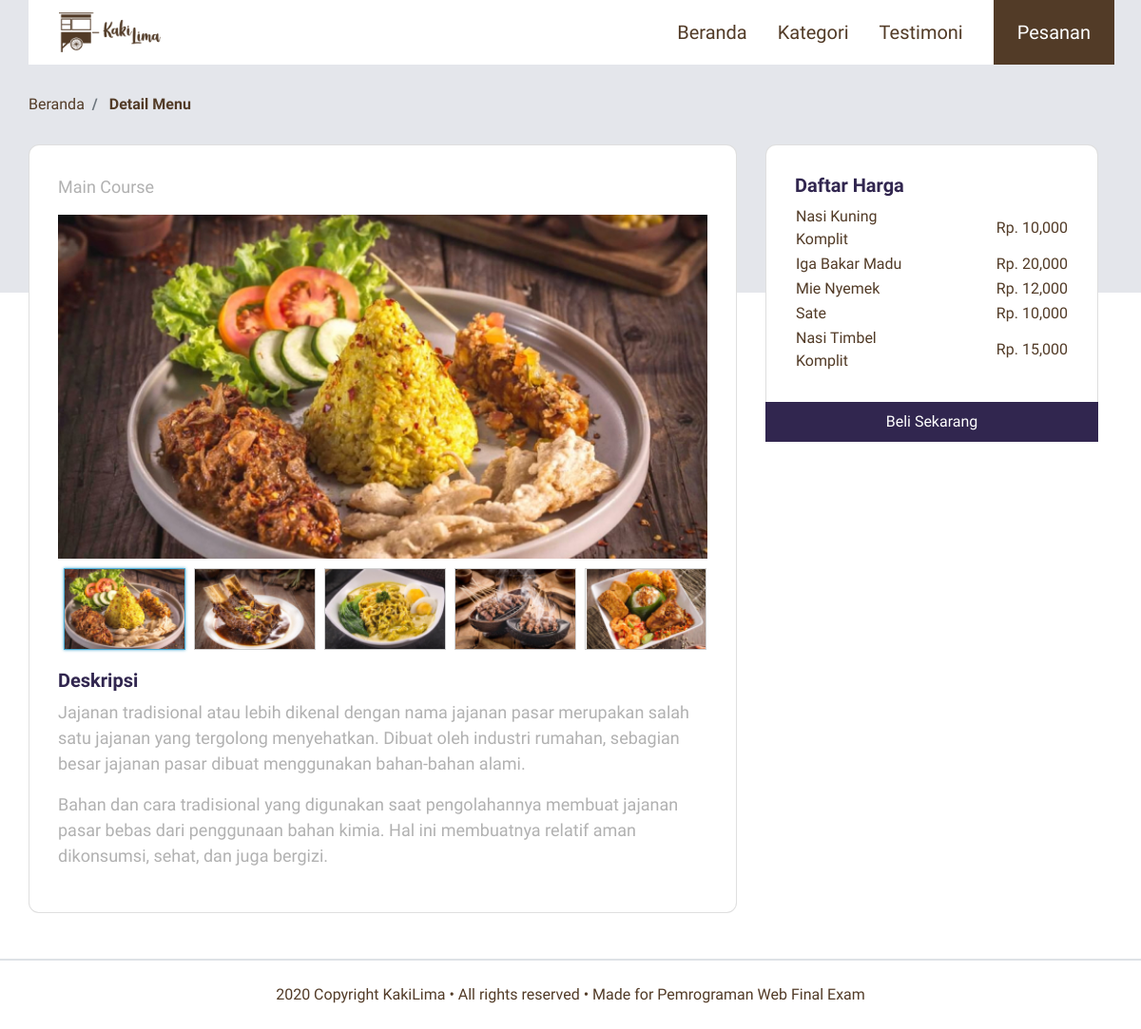
/menu.php?id=Main Course, run on the app's committed database.
### tables this page shows
CREATE TABLE `tb_menu` (
  `kode_menu` varchar(10) NOT NULL,
  `nama_menu` varchar(30) NOT NULL,
  `kategori` varchar(15) NOT NULL,
  `harga` int(11) NOT NULL,
  `gambar` longblob NOT NULL
);

### menu.php (the view, shortened to what this page needs)
<!DOCTYPE html>
<html lang="en">
<head>
    <link rel="stylesheet" href="frontend/libraries/bootstrap/css/bootstrap.css">
    <link rel="stylesheet" href="frontend/styles/main.css">
    <link rel="stylesheet" href="frontend/libraries/xzoom/xzoom.css">
    <link rel="stylesheet" href="frontend/libraries/animate/animate.css">
</head>
<body>
    <div class="container">
        <nav class="row navbar navbar-expand-lg navbar-light bg-white  wow fadeInDown dur-1">
            <a href="index.php" class="navbar-brand">
                <img src="frontend/images/logo.png" alt="Logo Kaki Lima" class="ml-3">
            </a>
            <div class="collapse navbar-collapse" id="navb">
                <ul class="navbar-nav ml-auto mr-3">
                    <li class="nav-item mx-md-2">
                        <a href="index.php" class="nav-link">Beranda</a>
                    </li>
                    <li class="nav-item mx-md-2">
                        <a href="index.php" class="nav-link">Kategori</a>
                    </li>
                    <li class="nav-item mx-md-2">
                        <a href="index.php" class="nav-link">Testimoni</a>
                    </li>
                </ul>
                <div class="form-inline my-2 my-lg-0 d-none d-md-block">
                    <a href="pesanan.php" class="btn btn-login btn-navbar-right my-sm-0 px-4"
                        style="padding-top: 20px;">
                        Pesanan
                    </a>
                </div>
        </nav>
    </div>
    <main>
        <section class="section-details-content">
            <div class="container">
                <div class="row">
                    <div class="col p-0">
                        <nav>
                            <ol class="breadcrumb wow fadeIn dur-1">
                                <li class="breadcrumb-item">
                                    <a href="index.php">Beranda</a>
                                </li>
                                <li class="breadcrumb-item active">
                                    Detail Menu
                                </li>
                            </ol>
                        </nav>
                    </div>
                </div>
                <?php
                $id=$_GET['id'];
                ?>
                <div class="row">
                    <div class="col-lg-8 pl-lg-0">
                        <div class="card card-details wow fadeInUp">
                            <p><?php echo $id ?></p>
                            <div class="gallery">
                                <div class="xzoom-container">
                                    <img src="frontend/images/menu/<?php echo $id ?>1prev.jpg" class="xzoom" id="xzoom-default"
                                        xoriginal="frontend/images/menu/<?php echo $id ?>1prev.jpg">
                                </div>
                                <div class="xzoom-thumbs">
                                    <a href="frontend/images/menu/<?php echo $id ?>1prev.jpg">
                                        <img src="frontend/images/menu/<?php echo $id ?>1.jpg" class="xzoom-gallery" width="128"
                                            xpreview="frontend/images/menu/<?php echo $id ?>1prev.jpg">
                                    </a>
                                    <a href="frontend/images/menu/<?php echo $id ?>2prev.jpg">
                                        <img src="frontend/images/menu/<?php echo $id ?>2.jpg" class="xzoom-gallery" width="128"
                                            xpreview="frontend/images/menu/<?php echo $id ?>2prev.jpg">
                                    </a>
                                    <a href="frontend/images/menu/<?php echo $id ?>3prev.jpg">
                                        <img src="frontend/images/menu/<?php echo $id ?>3.jpg" class="xzoom-gallery" width="128"
                                            xpreview="frontend/images/menu/<?php echo $id ?>3prev.jpg">
                                    </a>
                                    <a href="frontend/images/menu/<?php echo $id ?>4prev.jpg">
                                        <img src="frontend/images/menu/<?php echo $id ?>4.jpg" class="xzoom-gallery" width="128"
                                            xpreview="frontend/images/menu/<?php echo $id ?>4prev.jpg">
                                    </a>
                                    <a href="frontend/images/menu/<?php echo $id ?>5prev.jpg">
                                        <img src="frontend/images/menu/<?php echo $id ?>5.jpg" class="xzoom-gallery" width="128"
                                            xpreview="frontend/images/menu/<?php echo $id ?>5prev.jpg">
                                    </a>
                                </div>
                            </div>
                            <h2 class=" wow fadInDown">Deskripsi</h2>
                            <p class="wow fadeInDown">
                                Jajanan tradisional atau lebih dikenal dengan nama jajanan pasar merupakan salah satu
                                jajanan yang tergolong menyehatkan. Dibuat oleh industri rumahan, sebagian besar jajanan
                                pasar dibuat menggunakan bahan-bahan alami.
                            </p>
                            <p class="wow fadeInDown">
                                Bahan dan cara tradisional yang digunakan saat pengolahannya membuat jajanan pasar bebas
                                dari penggunaan bahan kimia. Hal ini membuatnya relatif aman dikonsumsi, sehat, dan juga
                                bergizi.
                            </p>
                        </div>
                    </div>
                    <div class="col-lg-4">
                        <div class="card card-details card-right wow fadeInDown">
                            <h2>Daftar Harga</h2>
                            <table class="informasi-harga">
                            <?php
                                    include 'koneksi.php';
                                    $result = mysqli_query($koneksi,"SELECT * from tb_menu WHERE kategori='$id'");
                                    while($data=mysqli_fetch_array($result)){
                            ?>
                                <tr>
                                    <td width="50%"><?=$data['nama_menu']  ?></td>
                                    <td width="50%" class="text-right">Rp. <?=number_format($data['harga'],0,'',','); ?></td>
                                </tr>
                                    <?php } ?>
                            </table>
                        </div>
                        <div class="join-container wow fadeInDown">
                            <a href="pembayaran.php?id=<?php echo $id ?>" class="btn btn-block btn-join-now mt-3 py-2">Beli Sekarang</a>
                        </div>
                    </div>
                </div>
            </div>
        </section>
    </main>
    <footer class="section-footer mt-5 mb-4 border-top">
        <div class="container-fluid">
            <div class="row border-top justify-content-center align-items-center pt-4">
                <div class="col-auto text-gray-500 font-weight-light">
                    2020 Copyright <b>KakiLima</b> • All rights reserved • Made for <b>Pemrograman Web Final Exam</b>
                </div>
            </div>
        </div>
    </footer>
</body>
</html>

### frontend/styles/main.css (style rules this page uses)
body { background-color: #FFFFFF; font-family: 'Assistant', sans-serif; color: #523B27; }
.container .dur-1 { -webkit-animation-duration: 0.8s; animation-duration: 0.8s; }
.navbar-brand img { max-height: 42px; }
.navbar-light .navbar-nav .nav-link { color: #523B27; font-size: 20px; }
.btn-navbar-right { height: 70px; margin-top: -10px !important; margin-bottom: -8px !important; margin-right: -18px !important; border-radius: 0; }
.btn-login { background: #523B27; color: #ffffff; font-size: 20px; }
.section-details-content { margin-top: -210px; min-height: 100vh; }
.section-details-content .dur-1 { -webkit-animation-delay: 0.5s; animation-delay: 0.5s; -webkit-animation-duration: 2s; animation-duration: 2s; }
.section-details-content .breadcrumb { background: transparent; padding: 0; margin-bottom: 30px; }
.section-details-content .breadcrumb-item a { text-decoration: none; color: #523B27; }
.section-details-content .breadcrumb-item.active { font-weight: bold; color: #523B27; }
.section-details-content .card-details { padding: 30px; border-radius: 11px; }
.section-details-content .card-details h2 { font-size: 20px; font-weight: bold !important; color: #31264F; }
.section-details-content .card-details p { font-size: 18px; color: #B1B1B1; }
.section-details-content .card-right { border-bottom-left-radius: 0; border-bottom-right-radius: 0; border-bottom: 0; }
.section-details-content .gallery .xzoom-container { display: block; }
.section-details-content .gallery .xzoom-container .xzoom { width: 100%; -webkit-box-shadow: none; box-shadow: none; margin-bottom: 10px; }
.section-details-content .join-container { margin-top: -16px; }
.section-details-content .btn-join-now { background-color: #31264F; color: #ffffff; border-radius: 0; }

### frontend/libraries/xzoom/xzoom.css (style rules this page uses)
.xzoom-container { display: inline-block; }
.xzoom-thumbs { text-align: center; margin-bottom: 10px; }
.xzoom { -webkit-box-shadow: 0px 0px 5px 0px rgba(0,0,0,0.5); -moz-box-shadow: 0px 0px 5px 0px rgba(0,0,0,0.5); box-shadow: 0px 0px 5px 0px rgba(0,0,0,0.5); }
.xzoom-gallery, .xzoom-gallery2, .xzoom-gallery3, .xzoom-gallery4, .xzoom-gallery5 { border: 1px solid #cecece; margin-left: 5px; margin-bottom: 10px; }
.xactive { -webkit-box-shadow: 0px 0px 3px 0px rgba(74,169,210,1); -moz-box-shadow: 0px 0px 3px 0px rgba(74,169,210,1); box-shadow: 0px 0px 3px 0px rgba(74,169,210,1); border: 1px solid #4aaad2; }

### data on the page
tb_menu: nama_menu "Nasi Kuning Komplit", harga "10,000"
tb_menu: nama_menu "Iga Bakar Madu", harga "20,000"
tb_menu: nama_menu "Mie Nyemek", harga "12,000"
tb_menu: nama_menu "Sate", harga "10,000"
tb_menu: nama_menu "Nasi Timbel Komplit", harga "15,000"

### other printed values
$id "Main Course"
